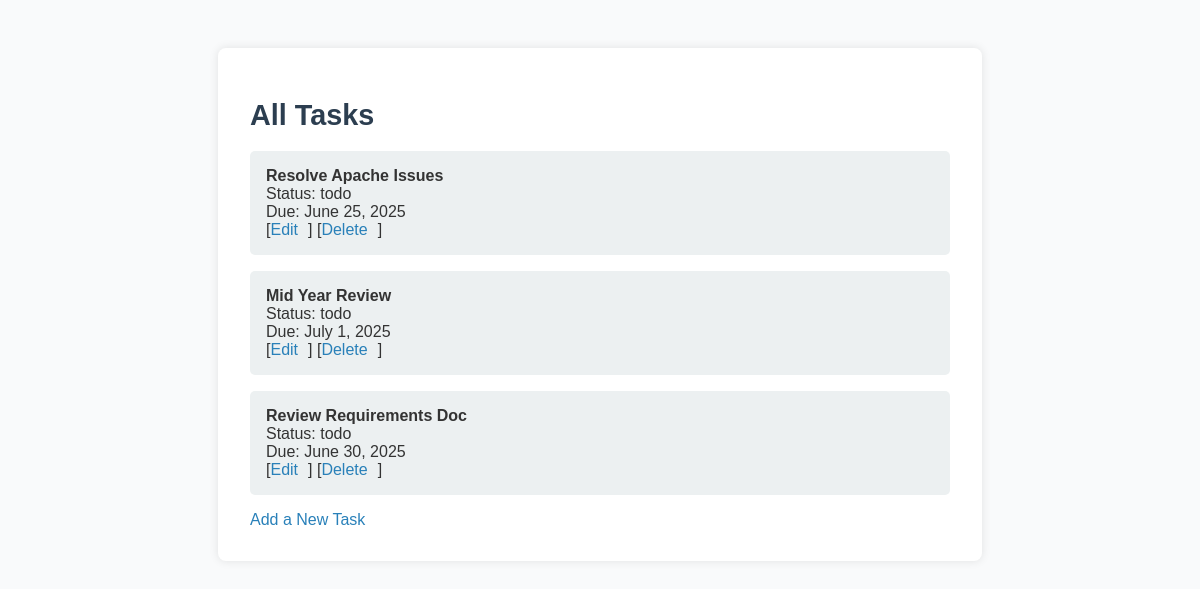
Page /tasks/ (signed in) on the committed database.
### tasks/models.py (models this page shows, shortened)
class Task(models.Model):
    STATUS_CHOICES = [
        ('todo', 'To Do'),
        ('in_progress', 'In Progress'),
        ('done', 'Done'),
    ]
    title = models.CharField(max_length=200)
    description = models.TextField()
    due_date = models.DateField()
    status = models.CharField(max_length=20, choices=STATUS_CHOICES, default='todo')
    assigned_to = models.ForeignKey(User, on_delete=models.CASCADE)

### tasks/views.py (the view)
# urls.py: path('', TaskListView.as_view(), name='task-list'),
class TaskListView(LoginRequiredMixin, ListView):
    model = Task
    template_name = 'tasks/task_list.html'
    context_object_name = 'tasks'
    def get_queryset(self):
        user = self.request.user
        if user.is_staff:
            return Task.objects.all()
        else:
            return Task.objects.filter(assigned_to=user)

### tasks/templates/tasks/task_list.html (shortened to what this page needs)
{% extends 'base.html' %}
{% block content %}
    <h1>
      {% if user.is_staff %}
        All Tasks
      {% else %}
        My Tasks
      {% endif %}
    </h1>
      <ul>
        {% for task in tasks %}
          <li>
            <strong>{{ task.title }}</strong> <br>
            Status: {{ task.status }}<br>
            Due: {{ task.due_date }}<br>
            [<a href="{% url 'task-edit' task.pk %}">Edit</a>]
            [<a href="{% url 'task-delete' task.pk %}">Delete</a>]
          </li>
        {% empty %}
          <li>No tasks found.</li>
        {% endfor %}
      </ul>
<a href="{% url 'task-create' %}">Add a New Task</a>
{% endblock %}

### tasks/static/css/style.css (style rules this page uses)
body { font-family: Arial, sans-serif; background: #f9fafb; color: #333; margin: 0; padding: 0; }
h1 { color: #2c3e50; font-size: 1.8rem; margin-bottom: 1.2rem; }
ul { padding: 0; list-style: none; }
li { margin-bottom: 1rem; background: #ecf0f1; padding: 1rem; border-radius: 5px; }
a { margin-right: 10px; color: #2980b9; text-decoration: none; }

### rows in the picture
Task: title "Resolve Apache Issues", status "todo", due_date "June 25, 2025"
Task: title "Mid Year Review", status "todo", due_date "July 1, 2025"
Task: title "Review Requirements Doc", status "todo", due_date "June 30, 2025"
